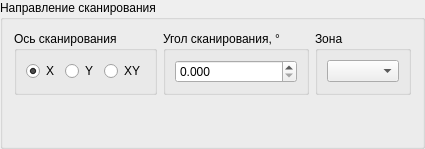
          <widget class="QGroupBox" name="groupBox_2">
           <property name="title">
            <string>Направление сканирования</string>
           </property>
           <layout class="QGridLayout" name="gridLayout_15">
            <item row="0" column="0">
             <widget class="QGroupBox" name="groupBox_5">
              <property name="title">
               <string>Ось сканирования</string>
              </property>
              <layout class="QGridLayout" name="gridLayout_18">
               <item row="0" column="0">
                <layout class="QGridLayout" name="gridLayout_29">
                 <item row="0" column="0">
                  <widget class="QRadioButton" name="rbtAxisX">
                   <property name="text">
                    <string>X</string>
                   </property>
                   <property name="checked">
                    <bool>true</bool>
                   </property>
                  </widget>
                 </item>
                 <item row="0" column="1">
                  <widget class="QRadioButton" name="rbtAxisY">
                   <property name="text">
                    <string>Y</string>
                   </property>
                  </widget>
                 </item>
                 <item row="0" column="2">
                  <widget class="QRadioButton" name="rbtAxisXY">
                   <property name="text">
                    <string>XY</string>
                   </property>
                  </widget>
                 </item>
                </layout>
               </item>
              </layout>
             </widget>
            </item>
            <item row="0" column="1">
             <widget class="QGroupBox" name="groupBox_6">
              <property name="title">
               <string>Угол сканирования, °</string>
              </property>
              <layout class="QGridLayout" name="gridLayout_19">
               <item row="0" column="0">
                <layout class="QGridLayout" name="gridLayout_30">
                 <item row="0" column="0">
                  <widget class="QDoubleSpinBox" name="scanAngle">
                   <property name="decimals">
                    <number>3</number>
                   </property>
                   <property name="minimum">
                    <double>0.000000000000000</double>
                   </property>
                   <property name="maximum">
                    <double>180.000000000000000</double>
                   </property>
                  </widget>
                 </item>
                </layout>
               </item>
              </layout>
             </widget>
            </item>
            <item row="0" column="2">
             <widget class="QGroupBox" name="groupBox_18">
              <property name="title">
               <string>Зона</string>
              </property>
              <layout class="QGridLayout" name="gridLayout_20">
               <item row="0" column="0">
                <widget class="QComboBox" name="cbZone"/>
               </item>
              </layout>
             </widget>
            </item>
            <item row="1" column="0">
             <spacer name="verticalSpacer_5">
              <property name="orientation">
               <enum>Qt::Vertical</enum>
              </property>
              <property name="sizeHint" stdset="0">
               <size>
                <width>20</width>
                <height>40</height>
               </size>
              </property>
             </spacer>
            </item>
            <item row="1" column="1">
             <spacer name="verticalSpacer_6">
              <property name="orientation">
               <enum>Qt::Vertical</enum>
              </property>
              <property name="sizeHint" stdset="0">
               <size>
                <width>20</width>
                <height>40</height>
               </size>
              </property>
             </spacer>
            </item>
            <item row="1" column="2">
             <spacer name="verticalSpacer_7">
              <property name="orientation">
               <enum>Qt::Vertical</enum>
              </property>
              <property name="sizeHint" stdset="0">
               <size>
                <width>20</width>
                <height>40</height>
               </size>
              </property>
             </spacer>
            </item>
           </layout>
          </widget>
